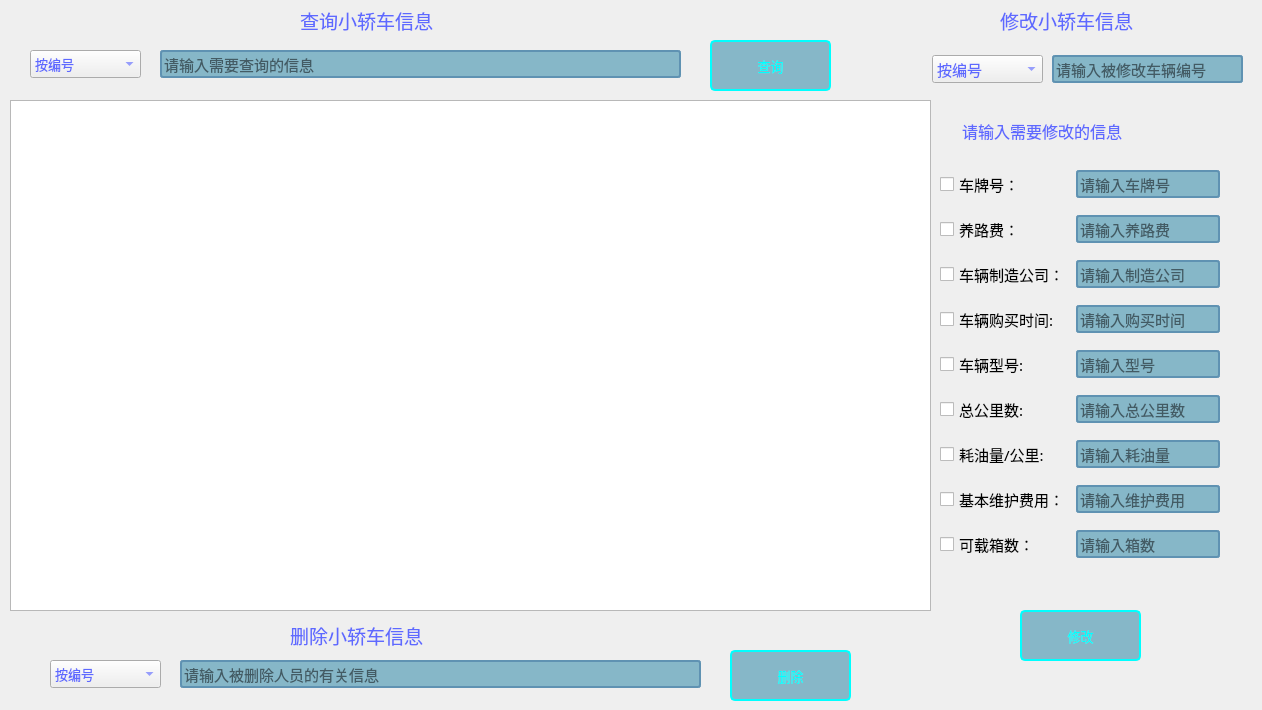
   <widget class="QWidget" name="tab_29">
    <attribute name="title">
     <string>查询、修改、删除小轿车信息</string>
    </attribute>
    <widget class="QTableView" name="table_Message_21">
     <property name="geometry">
      <rect>
       <x>10</x>
       <y>100</y>
       <width>921</width>
       <height>511</height>
      </rect>
     </property>
     <property name="styleSheet">
      <string notr="true"/>
     </property>
    </widget>
    <widget class="QComboBox" name="combo_Box_Select_2">
     <property name="geometry">
      <rect>
       <x>30</x>
       <y>50</y>
       <width>111</width>
       <height>28</height>
      </rect>
     </property>
     <property name="font">
      <font>
       <family>新宋体</family>
       <pointsize>10</pointsize>
      </font>
     </property>
     <property name="styleSheet">
      <string notr="true">color: rgb(94, 105, 255);</string>
     </property>
     <item>
      <property name="text">
       <string>按编号</string>
      </property>
     </item>
     <item>
      <property name="text">
       <string>按车牌号</string>
      </property>
     </item>
     <item>
      <property name="text">
       <string>按制造公司</string>
      </property>
     </item>
     <item>
      <property name="text">
       <string>按购买时间</string>
      </property>
     </item>
    </widget>
    <widget class="QLineEdit" name="line_Select_Message_2">
     <property name="geometry">
      <rect>
       <x>160</x>
       <y>50</y>
       <width>521</width>
       <height>28</height>
      </rect>
     </property>
     <property name="font">
      <font>
       <family>华文楷体</family>
       <pointsize>11</pointsize>
      </font>
     </property>
     <property name="styleSheet">
      <string notr="true">QLineEdit
{
    background-color: rgb(134,183,200);
    border:2px solid #5F92B2;
    border-radius:3px;
}




</string>
     </property>
     <property name="text">
      <string/>
     </property>
     <property name="placeholderText">
      <string>请输入需要查询的信息</string>
     </property>
    </widget>
    <widget class="QLabel" name="label_206">
     <property name="geometry">
      <rect>
       <x>300</x>
       <y>0</y>
       <width>211</width>
       <height>41</height>
      </rect>
     </property>
     <property name="font">
      <font>
       <family>华文楷体</family>
       <pointsize>14</pointsize>
      </font>
     </property>
     <property name="styleSheet">
      <string notr="true">color: rgb(94, 105, 255);</string>
     </property>
     <property name="text">
      <string>查询小轿车信息</string>
     </property>
    </widget>
    <widget class="QPushButton" name="btn_Select_2">
     <property name="geometry">
      <rect>
       <x>710</x>
       <y>40</y>
       <width>121</width>
       <height>51</height>
      </rect>
     </property>
     <property name="sizePolicy">
      <sizepolicy hsizetype="Expanding" vsizetype="Expanding">
       <horstretch>0</horstretch>
       <verstretch>0</verstretch>
      </sizepolicy>
     </property>
     <property name="font">
      <font>
       <family>新宋体</family>
       <pointsize>10</pointsize>
      </font>
     </property>
     <property name="styleSheet">
      <string notr="true">
QPushButton
{
    background-color: rgb(134,183,200);
    border:2px solid rgb(0,255,255);
    border-radius:5px;
    
	
	color: rgb(0, 255, 255);
}


QPushButton:hover
{
    background-color: rgb(0,130,150);
    border:2px solid #5F92B2;
    border-radius:5px;
    color:white;
}

QPushButton:hover:pressed
{
    background-color:rgb(85,170,255);
    border:2px solid #3C80B1;
    border-radius:5px;
    color:white;
}</string>
     </property>
     <property name="text">
      <string>查询</string>
     </property>
    </widget>
    <widget class="QWidget" name="layoutWidget_21">
     <property name="geometry">
      <rect>
       <x>940</x>
       <y>160</y>
       <width>313</width>
       <height>411</height>
      </rect>
     </property>
     <property name="font">
      <font>
       <family>华文楷体</family>
       <pointsize>11</pointsize>
      </font>
     </property>
     <layout class="QGridLayout" name="gridLayout_24">
      <item row="6" column="1" colspan="2">
       <widget class="QLineEdit" name="line_Oil_Consume_Km_20">
        <property name="minimumSize">
         <size>
          <width>144</width>
          <height>28</height>
         </size>
        </property>
        <property name="maximumSize">
         <size>
          <width>144</width>
          <height>28</height>
         </size>
        </property>
        <property name="font">
         <font>
          <family>华文楷体</family>
          <pointsize>11</pointsize>
         </font>
        </property>
        <property name="styleSheet">
         <string notr="true">QLineEdit
{
    background-color: rgb(134,183,200);
    border:2px solid #5F92B2;
    border-radius:3px;
}




</string>
        </property>
        <property name="text">
         <string/>
        </property>
        <property name="maxLength">
         <number>15</number>
        </property>
        <property name="placeholderText">
         <string>请输入耗油量</string>
        </property>
       </widget>
      </item>
      <item row="2" column="0">
       <widget class="QCheckBox" name="check_Company_2">
        <property name="font">
         <font>
          <family>华文楷体</family>
          <pointsize>11</pointsize>
         </font>
        </property>
        <property name="text">
         <string>车辆制造公司：</string>
        </property>
        <property name="checkable">
         <bool>true</bool>
        </property>
        <property name="checked">
         <bool>false</bool>
        </property>
        <property name="autoRepeat">
         <bool>false</bool>
        </property>
        <property name="tristate">
         <bool>false</bool>
        </property>
       </widget>
      </item>
      <item row="7" column="0">
       <widget class="QCheckBox" name="check_Basic_Maintenance_Fee_2">
        <property name="font">
         <font>
          <family>华文楷体</family>
          <pointsize>11</pointsize>
         </font>
        </property>
        <property name="text">
         <string>基本维护费用：</string>
        </property>
       </widget>
      </item>
      <item row="3" column="1" colspan="2">
       <widget class="QLineEdit" name="line_Buy_Time_2">
        <property name="minimumSize">
         <size>
          <width>144</width>
          <height>28</height>
         </size>
        </property>
        <property name="maximumSize">
         <size>
          <width>144</width>
          <height>28</height>
         </size>
        </property>
        <property name="font">
         <font>
          <family>华文楷体</family>
          <pointsize>11</pointsize>
         </font>
        </property>
        <property name="styleSheet">
         <string notr="true">QLineEdit
{
    background-color: rgb(134,183,200);
    border:2px solid #5F92B2;
    border-radius:3px;
}




</string>
        </property>
        <property name="text">
         <string/>
        </property>
        <property name="maxLength">
         <number>5</number>
        </property>
        <property name="placeholderText">
         <string>请输入购买时间</string>
        </property>
       </widget>
      </item>
      <item row="4" column="0">
       <widget class="QCheckBox" name="check_Type_2">
        <property name="font">
         <font>
          <family>华文楷体</family>
          <pointsize>11</pointsize>
         </font>
        </property>
        <property name="text">
         <string>车辆型号:</string>
        </property>
       </widget>
      </item>
      <item row="6" column="0">
       <widget class="QCheckBox" name="check_Oil_Consum_Km_2">
        <property name="font">
         <font>
          <family>华文楷体</family>
          <pointsize>11</pointsize>
         </font>
        </property>
        <property name="text">
         <string>耗油量/公里:</string>
        </property>
       </widget>
      </item>
      <item row="7" column="1" colspan="2">
       <widget class="QLineEdit" name="line_Basic_Maintenance_Fee_2">
        <property name="minimumSize">
         <size>
          <width>144</width>
          <height>28</height>
         </size>
        </property>
        <property name="maximumSize">
         <size>
          <width>144</width>
          <height>28</height>
         </size>
        </property>
        <property name="font">
         <font>
          <family>华文楷体</family>
          <pointsize>11</pointsize>
         </font>
        </property>
        <property name="styleSheet">
         <string notr="true">QLineEdit
{
    background-color: rgb(134,183,200);
    border:2px solid #5F92B2;
    border-radius:3px;
}




</string>
        </property>
        <property name="text">
         <string/>
        </property>
        <property name="maxLength">
         <number>15</number>
        </property>
        <property name="placeholderText">
         <string>请输入维护费用</string>
        </property>
       </widget>
      </item>
      <item row="8" column="1">
       <widget class="QLineEdit" name="line_Box_Num_2">
        <property name="minimumSize">
         <size>
          <width>144</width>
          <height>28</height>
         </size>
        </property>
        <property name="maximumSize">
         <size>
          <width>144</width>
          <height>28</height>
         </size>
        </property>
        <property name="font">
         <font>
          <family>华文楷体</family>
          <pointsize>11</pointsize>
         </font>
        </property>
        <property name="styleSheet">
         <string notr="true">QLineEdit
{
    background-color: rgb(134,183,200);
    border:2px solid #5F92B2;
    border-radius:3px;
}




</string>
        </property>
        <property name="text">
         <string/>
        </property>
        <property name="maxLength">
         <number>15</number>
        </property>
        <property name="placeholderText">
         <string>请输入箱数</string>
        </property>
       </widget>
      </item>
      <item row="5" column="1" colspan="2">
       <widget class="QLineEdit" name="line_Total_Km_20">
        <property name="minimumSize">
         <size>
          <width>144</width>
          <height>28</height>
         </size>
        </property>
        <property name="maximumSize">
         <size>
          <width>144</width>
          <height>28</height>
         </size>
        </property>
        <property name="font">
         <font>
          <family>华文楷体</family>
          <pointsize>11</pointsize>
         </font>
        </property>
        <property name="styleSheet">
         <string notr="true">QLineEdit
{
    background-color: rgb(134,183,200);
    border:2px solid #5F92B2;
    border-radius:3px;
}




</string>
        </property>
        <property name="text">
         <string/>
        </property>
        <property name="maxLength">
         <number>5</number>
        </property>
        <property name="readOnly">
         <bool>false</bool>
        </property>
        <property name="placeholderText">
         <string>请输入总公里数</string>
        </property>
       </widget>
      </item>
      <item row="5" column="0">
       <widget class="QCheckBox" name="check_Total_Km_2">
        <property name="font">
         <font>
          <family>华文楷体</family>
          <pointsize>11</pointsize>
         </font>
        </property>
        <property name="text">
         <string>总公里数:</string>
        </property>
       </widget>
      </item>
      <item row="4" column="1" colspan="2">
       <widget class="QLineEdit" name="line_Type_20">
        <property name="minimumSize">
         <size>
          <width>144</width>
          <height>28</height>
         </size>
        </property>
        <property name="maximumSize">
         <size>
          <width>144</width>
          <height>28</height>
         </size>
        </property>
        <property name="font">
         <font>
          <family>华文楷体</family>
          <pointsize>11</pointsize>
         </font>
        </property>
        <property name="styleSheet">
         <string notr="true">QLineEdit
{
    background-color: rgb(134,183,200);
    border:2px solid #5F92B2;
    border-radius:3px;
}




</string>
        </property>
        <property name="text">
         <string/>
        </property>
        <property name="maxLength">
         <number>15</number>
        </property>
        <property name="placeholderText">
         <string>请输入型号</string>
        </property>
       </widget>
      </item>
      <item row="0" column="1">
       <widget class="QLineEdit" name="line_No_20">
        <property name="enabled">
         <bool>true</bool>
        </property>
        <property name="minimumSize">
         <size>
          <width>144</width>
          <height>28</height>
         </size>
        </property>
        <property name="maximumSize">
         <size>
          <width>144</width>
          <height>28</height>
         </size>
        </property>
        <property name="font">
         <font>
          <family>华文楷体</family>
          <pointsize>11</pointsize>
         </font>
        </property>
        <property name="styleSheet">
         <string notr="true">QLineEdit
{
    background-color: rgb(134,183,200);
    border:2px solid #5F92B2;
    border-radius:3px;
}




</string>
        </property>
        <property name="text">
         <string/>
        </property>
        <property name="maxLength">
         <number>10</number>
        </property>
        <property name="echoMode">
         <enum>QLineEdit::Normal</enum>
        </property>
        <property name="placeholderText">
         <string>请输入车牌号</string>
        </property>
       </widget>
      </item>
      <item row="1" column="0">
       <widget class="QCheckBox" name="check_Road_Toll_2">
        <property name="font">
         <font>
          <family>华文楷体</family>
          <pointsize>11</pointsize>
         </font>
        </property>
        <property name="text">
         <string>养路费：</string>
        </property>
       </widget>
      </item>
      <item row="3" column="0">
       <widget class="QCheckBox" name="check_Buy_Time_2">
        <property name="font">
         <font>
          <family>华文楷体</family>
          <pointsize>11</pointsize>
         </font>
        </property>
        <property name="text">
         <string>车辆购买时间:</string>
        </property>
       </widget>
      </item>
      <item row="0" column="0">
       <widget class="QCheckBox" name="check_No_2">
        <property name="font">
         <font>
          <family>华文楷体</family>
          <pointsize>11</pointsize>
         </font>
        </property>
        <property name="text">
         <string>车牌号：</string>
        </property>
       </widget>
      </item>
      <item row="8" column="0">
       <widget class="QCheckBox" name="check_Box_Num_2">
        <property name="font">
         <font>
          <family>华文楷体</family>
          <pointsize>11</pointsize>
         </font>
        </property>
        <property name="text">
         <string>可载箱数：</string>
        </property>
       </widget>
      </item>
      <item row="2" column="1" colspan="2">
       <widget class="QLineEdit" name="line_Company_20">
        <property name="minimumSize">
         <size>
          <width>144</width>
          <height>28</height>
         </size>
        </property>
        <property name="maximumSize">
         <size>
          <width>144</width>
          <height>28</height>
         </size>
        </property>
        <property name="font">
         <font>
          <family>华文楷体</family>
          <pointsize>11</pointsize>
         </font>
        </property>
        <property name="toolTipDuration">
         <number>0</number>
        </property>
        <property name="styleSheet">
         <string notr="true">QLineEdit
{
    background-color: rgb(134,183,200);
    border:2px solid #5F92B2;
    border-radius:3px;
}




</string>
        </property>
        <property name="text">
         <string/>
        </property>
        <property name="maxLength">
         <number>11</number>
        </property>
        <property name="frame">
         <bool>true</bool>
        </property>
        <property name="placeholderText">
         <string>请输入制造公司</string>
        </property>
       </widget>
      </item>
      <item row="1" column="1" colspan="2">
       <widget class="QLineEdit" name="line_Road_Toll_20">
        <property name="minimumSize">
         <size>
          <width>144</width>
          <height>28</height>
         </size>
        </property>
        <property name="maximumSize">
         <size>
          <width>144</width>
          <height>28</height>
         </size>
        </property>
        <property name="font">
         <font>
          <family>华文楷体</family>
          <pointsize>11</pointsize>
         </font>
        </property>
        <property name="styleSheet">
         <string notr="true">QLineEdit
{
    background-color: rgb(134,183,200);
    border:2px solid #5F92B2;
    border-radius:3px;
}




</string>
        </property>
        <property name="text">
         <string/>
        </property>
        <property name="maxLength">
         <number>10</number>
        </property>
        <property name="echoMode">
         <enum>QLineEdit::Normal</enum>
        </property>
        <property name="placeholderText">
         <string>请输入养路费</string>
        </property>
       </widget>
      </item>
     </layout>
    </widget>
    <widget class="QLabel" name="label_207">
     <property name="geometry">
      <rect>
       <x>962</x>
       <y>115</y>
       <width>251</width>
       <height>31</height>
      </rect>
     </property>
     <property name="font">
      <font>
       <family>华文楷体</family>
       <pointsize>12</pointsize>
      </font>
     </property>
     <property name="styleSheet">
      <string notr="true">color: rgb(94, 105, 255);</string>
     </property>
     <property name="text">
      <string>请输入需要修改的信息</string>
     </property>
    </widget>
    <widget class="QComboBox" name="combo_Box_Update_2">
     <property name="geometry">
      <rect>
       <x>932</x>
       <y>55</y>
       <width>111</width>
       <height>28</height>
      </rect>
     </property>
     <property name="font">
      <font>
       <family>华文楷体</family>
       <pointsize>11</pointsize>
      </font>
     </property>
     <property name="styleSheet">
      <string notr="true">color: rgb(94, 105, 255);</string>
     </property>
     <item>
      <property name="text">
       <string>按编号</string>
      </property>
     </item>
    </widget>
    <widget class="QLineEdit" name="line_Update_Message_2">
     <property name="geometry">
      <rect>
       <x>1052</x>
       <y>55</y>
       <width>191</width>
       <height>28</height>
      </rect>
     </property>
     <property name="font">
      <font>
       <family>华文楷体</family>
       <pointsize>11</pointsize>
      </font>
     </property>
     <property name="styleSheet">
      <string notr="true">QLineEdit
{
    background-color: rgb(134,183,200);
    border:2px solid #5F92B2;
    border-radius:3px;
}




</string>
     </property>
     <property name="placeholderText">
      <string>请输入被修改车辆编号</string>
     </property>
    </widget>
    <widget class="QLabel" name="label_208">
     <property name="geometry">
      <rect>
       <x>1000</x>
       <y>0</y>
       <width>161</width>
       <height>41</height>
      </rect>
     </property>
     <property name="font">
      <font>
       <family>华文楷体</family>
       <pointsize>14</pointsize>
      </font>
     </property>
     <property name="styleSheet">
      <string notr="true">color: rgb(94, 105, 255);</string>
     </property>
     <property name="text">
      <string>修改小轿车信息</string>
     </property>
    </widget>
    <widget class="QComboBox" name="combo_Box_Delete_2">
     <property name="geometry">
      <rect>
       <x>50</x>
       <y>660</y>
       <width>111</width>
       <height>28</height>
      </rect>
     </property>
     <property name="font">
      <font>
       <family>新宋体</family>
       <pointsize>10</pointsize>
      </font>
     </property>
     <property name="styleSheet">
      <string notr="true">color: rgb(94, 105, 255);</string>
     </property>
     <item>
      <property name="text">
       <string>按编号</string>
      </property>
     </item>
     <item>
      <property name="text">
       <string>按车牌号</string>
      </property>
     </item>
     <item>
      <property name="text">
       <string>按制造公司</string>
      </property>
     </item>
     <item>
      <property name="text">
       <string>按购买时间</string>
      </property>
     </item>
    </widget>
    <widget class="QLineEdit" name="line_Delete_Message_2">
     <property name="geometry">
      <rect>
       <x>180</x>
       <y>660</y>
       <width>521</width>
       <height>28</height>
      </rect>
     </property>
     <property name="font">
      <font>
       <family>华文楷体</family>
       <pointsize>11</pointsize>
      </font>
     </property>
     <property name="styleSheet">
      <string notr="true">QLineEdit
{
    background-color: rgb(134,183,200);
    border:2px solid #5F92B2;
    border-radius:3px;
}




</string>
     </property>
     <property name="placeholderText">
      <string>请输入被删除人员的有关信息</string>
     </property>
    </widget>
    <widget class="QLabel" name="label_209">
     <property name="geometry">
      <rect>
       <x>290</x>
       <y>620</y>
       <width>211</width>
       <height>31</height>
      </rect>
     </property>
     <property name="font">
      <font>
       <family>华文楷体</family>
       <pointsize>14</pointsize>
      </font>
     </property>
     <property name="styleSheet">
      <string notr="true">color: rgb(94, 105, 255);</string>
     </property>
     <property name="text">
      <string>删除小轿车信息</string>
     </property>
    </widget>
    <widget class="QPushButton" name="btn_Delete_2">
     <property name="geometry">
      <rect>
       <x>730</x>
       <y>650</y>
       <width>121</width>
       <height>51</height>
      </rect>
     </property>
     <property name="sizePolicy">
      <sizepolicy hsizetype="Expanding" vsizetype="Expanding">
       <horstretch>0</horstretch>
       <verstretch>0</verstretch>
      </sizepolicy>
     </property>
     <property name="font">
      <font>
       <family>新宋体</family>
       <pointsize>10</pointsize>
      </font>
     </property>
     <property name="styleSheet">
      <string notr="true">
QPushButton
{
    background-color: rgb(134,183,200);
    border:2px solid rgb(0,255,255);
    border-radius:5px;
   
	color: rgb(0, 255, 255);
}


QPushButton:hover
{
    background-color: rgb(0,130,150);
    border:2px solid #5F92B2;
    border-radius:5px;
    color:white;
}

QPushButton:hover:pressed
{
    background-color:rgb(85,170,255);
    border:2px solid #3C80B1;
    border-radius:5px;
    color:white;
}</string>
     </property>
     <property name="text">
      <string>删除</string>
     </property>
    </widget>
    <widget class="QPushButton" name="btn_Upadte_2">
     <property name="geometry">
      <rect>
       <x>1020</x>
       <y>610</y>
       <width>121</width>
       <height>51</height>
      </rect>
     </property>
     <property name="sizePolicy">
      <sizepolicy hsizetype="Expanding" vsizetype="Expanding">
       <horstretch>0</horstretch>
       <verstretch>0</verstretch>
      </sizepolicy>
     </property>
     <property name="font">
      <font>
       <family>新宋体</family>
       <pointsize>10</pointsize>
      </font>
     </property>
     <property name="styleSheet">
      <string notr="true">
QPushButton
{
    background-color: rgb(134,183,200);
    border:2px solid rgb(0,255,255);
    border-radius:5px;
   
	color: rgb(0, 255, 255);
}


QPushButton:hover
{
    background-color: rgb(0,130,150);
    border:2px solid #5F92B2;
    border-radius:5px;
    color:white;
}

QPushButton:hover:pressed
{
    background-color:rgb(85,170,255);
    border:2px solid #3C80B1;
    border-radius:5px;
    color:white;
}</string>
     </property>
     <property name="text">
      <string>修改</string>
     </property>
    </widget>
   </widget>
